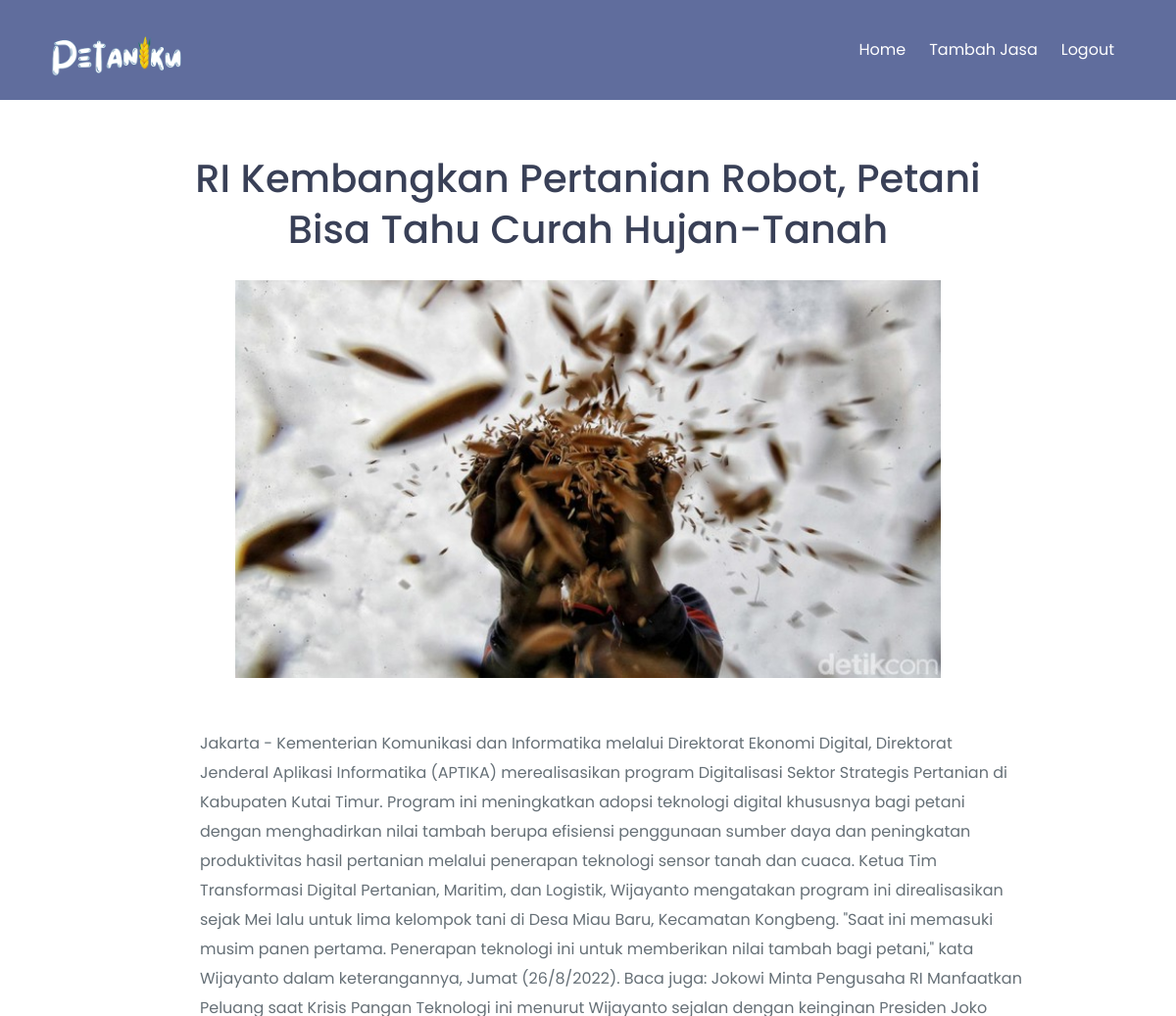
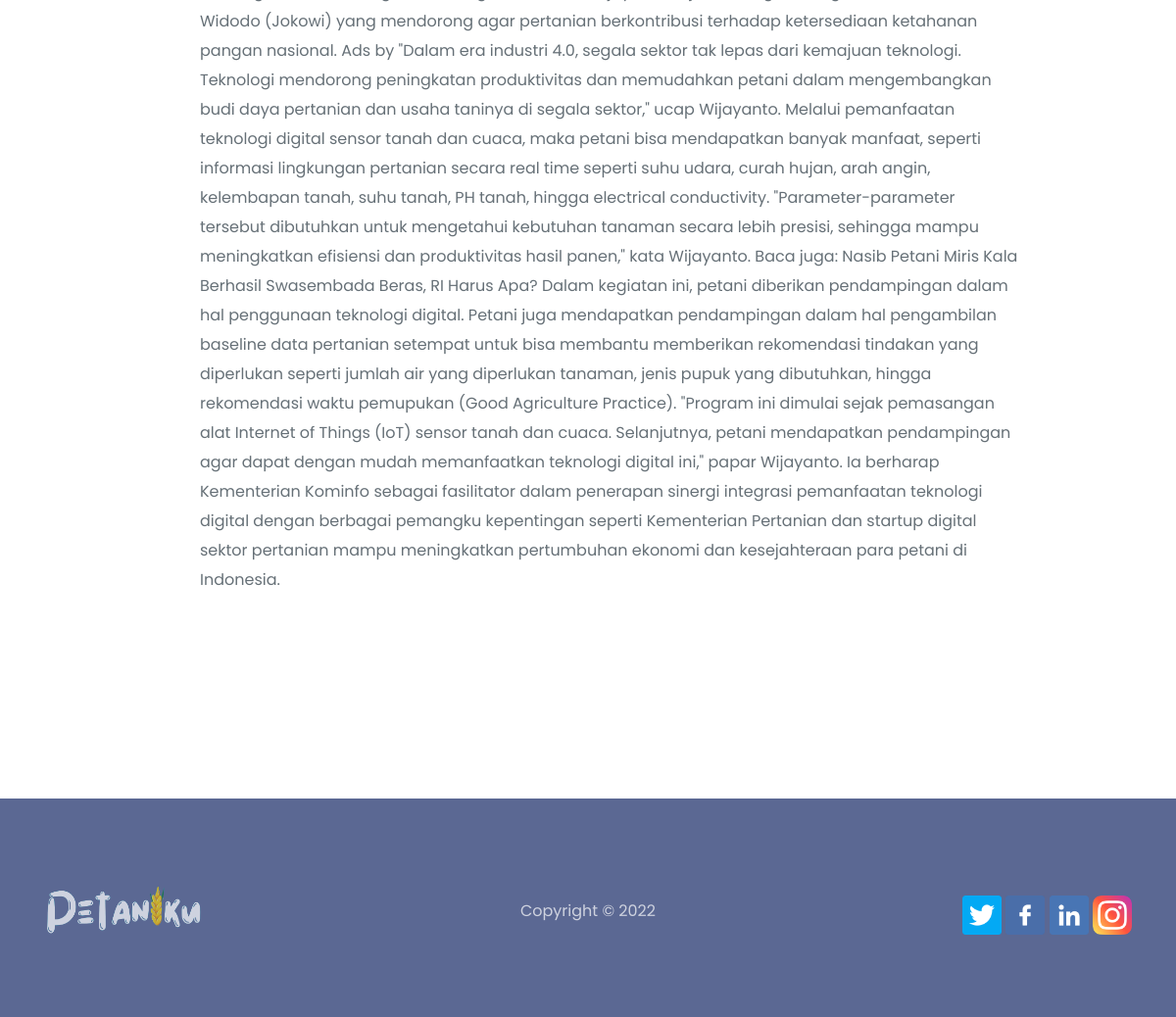
/seller/baca.php?id=31 (signed in), run on the app's committed database (2 pictures, top to bottom).
### tables this page shows
CREATE TABLE `post` (
  `id_post` int(11) NOT NULL,
  `id_users` int(11) NOT NULL,
  `judul` varchar(255) NOT NULL,
  `keterangan` text NOT NULL,
  `isi` longtext NOT NULL,
  `gambar` varchar(255) NOT NULL,
  `sumber` varchar(250) NOT NULL
);

### seller/baca.php (the view, shortened to what this page needs)
<!DOCTYPE html>
<html lang="en">
    <head>
        <link href="css/fontawesome-all.min.css" rel="stylesheet">
        <link href="../assets/css/styles.css" rel="stylesheet">
    </head>
    <body>
        <div class="navbar">
            <div class="navbar-black">
            <div class="container flex">
                <a class="logo-image" href="index.html"><img src="../assets/img/logo.png" alt="alternative"></a>
                <nav>
                    <ul>
                        <li><a href="index.php">Home</a></li>
                        <li><a href="tambahjasa.php">Tambah Jasa</a></li>
                        <li><a href="logout.php">Logout</a></li>
                        </ul>
                </nav>
            </div>
            </div>
        </div>
                     <center>
                         <br><br><br><br><br><br>
                        <?php
        include '../config.php';
    $id = $_GET['id'];
    $data = mysqli_query($conn,"select * from post where id_post= '$id'");
    while($d = mysqli_fetch_array($data)){
        ?>
<h2 style="width:70%;"><?=$d['judul']?></h2><br>
<img src="../assets/img/<?php echo $d['gambar'] ?>" width="60%" height="60%">
</center>
<br><br><p style="line-height: 30px; margin-left:17%; width:70%;"><?=$d['isi']?></p>
<?php
    }
    ?></div>
<br><br><br><br><br><br><br><br>
        <footer>
            <div class="container grid grid-3">
                <div>
                    <a class="logo-image" href="index.html"><img src="../assets/img/logo.png" alt="alternative"></a>
                    </div>
            <div>
              <ul class="li-space-lg">
              <li><p>Copyright © 2022</p></li>
              </ul>
            </div>
                    <div>
                        <a href="#"><img src="../assets/img/twitter.png" height="40px"></i></a>
                        <a href="#"><img src="../assets/img/facebook.png" height="40px"></i></a>
                        <a href="#"><img src="../assets/img/linkedin.png" height="40px"></i></a>
                        <a href="#"><img src="../assets/img/instagram.png" height="40px"></i></a>
                    </div>
                </div>
        </footer>
    </body>
</html>

### assets/css/styles.css (style rules this page uses)
* { box-sizing: border-box; padding: 0; margin: 0; }
body, html { scroll-behavior: smooth; width: 100%; height: 100%; }
body, p { color: #667077; font: 400 1rem/1.625rem "Poppins", sans-serif; }
h2 { color: #394057; font-weight: 500; font-size: 2.5rem; line-height: 3.25rem; }
.container { margin: 0 auto; padding: 0 15px; }
.flex { display: flex; justify-content: center; align-items: center; height: 100%; }
.grid { display: grid; gap: 20px; justify-content: center; align-items: center; height: 100%; }
img { max-width: 100%; vertical-align: middle; }
ul { list-style-type: none; }
.li-space-lg li { margin-bottom: 0.5rem; }
a { color: #667077; text-decoration: underline; }
::placeholder { color: #667077; opacity: 1; }
.navbar { position: absolute; top: 26px; right: 0; left: 0; background-color: transparent; color: #ffffff; }
.navbar .flex { flex-direction: column; }
.navbar a { text-decoration: none; }
.navbar .logo-image { width: 134px; height: 30px; margin-top: 0.5rem; margin-bottom: 1.25rem; }
.navbar ul { display: flex; flex-wrap: wrap; justify-content: center; padding: 0.5rem 0.75rem 0 0.75rem; background-color: rgba(0, 0, 0, 0.2); }
.navbar ul li { padding: 0 0.75rem 0.5rem 0.75rem; }
.navbar ul a { color: #ffffff; }
footer { padding-top: 5.5rem; padding-bottom: 4.5rem; background-color: #5b6893; text-align: center; }
footer .logo-image { display: block; width: 160px; height: 100%; margin-bottom: 0.75rem; opacity: 0.7; }
footer p, footer ul li a, footer ul li a:hover, footer .fab { color: #ffffff; opacity: 0.7; text-decoration: none; }
footer p { margin-bottom: 1.5rem; }
footer ul { margin-bottom: 2.25rem; }
@media (min-width: 992px) { .container { max-width: 1140px; } }
@media (min-width: 992px) { .grid { grid-template-columns: repeat(2, 1fr); } }
@media (min-width: 992px) { .grid-3 { grid-template-columns: repeat(3, 1fr); } }
@media (min-width: 992px) { .navbar { top: 0px; padding: 36px; background-color: #606d9d; padding: 36px; } }
@media (min-width: 992px) { .navbar .flex { flex-direction: row; justify-content: space-between; } }
@media (min-width: 992px) { .navbar .logo-image { margin: 0; } }
@media (min-width: 992px) { .navbar ul { padding: 0; background: none; } }
@media (min-width: 992px) { .navbar ul li { margin-bottom: 0; padding-bottom: 0; } }
@media (min-width: 992px) { .navbar ul li:last-of-type a { margin-right: 0; padding-right: 0; } }
@media (min-width: 992px) { footer { text-align: left; } }
@media (min-width: 992px) { footer p, footer ul { margin-bottom: 0; } }
@media (min-width: 992px) { footer ul { text-align: center; } }
@media (min-width: 992px) { footer .grid div:nth-of-type(3) { text-align: right; } }
* { margin: 0; padding: 0; list-style: none; text-decoration: none; }

### data on the page
post: judul "RI Kembangkan Pertanian Robot, Petani Bisa Tahu Curah Hujan-Tanah", gambar (picture), isi "Jakarta - Kementerian Komunikasi dan Informatika melalui Direktorat Ekonomi Digital, Direktorat Jenderal Aplikasi Informatika (APTIKA) merealisasikan program Digitalisasi Sektor Strategis Pertanian di Kabupaten Kutai Timur. Program ini meningkatkan adopsi teknologi digital khususnya bagi petani dengan menghadirkan nilai tambah berupa efisiensi penggunaan sumber daya dan peningkatan produktivitas hasil pertanian melalui penerapan teknologi sensor tanah dan cuaca. Ketua Tim Transformasi Digital Pertanian, Maritim, dan Logistik, Wijayanto mengatakan program ini direalisasikan sejak Mei lalu untuk lima kelompok tani di Desa Miau Baru, Kecamatan Kongbeng. \"Saat ini memasuki musim panen pertama.…"
